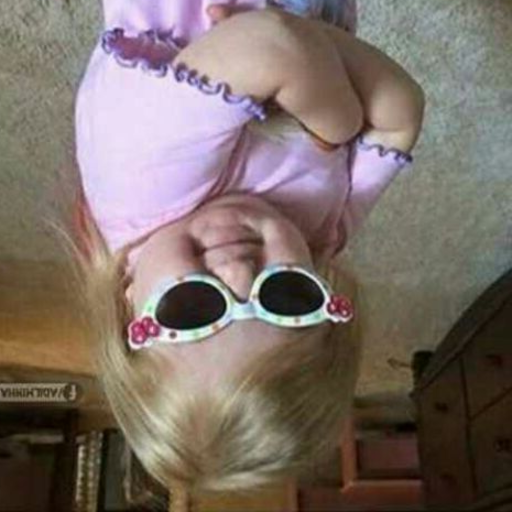
#> input picture Lessons/Week_4/0355372fbd46eef240aeafa1d360cda1.jpg, 512 x 512 px; its folder holds only this picture in this run
$ python camera_calibration_3.py
#> lines starting #> are read from the running program, lines starting #| are printed output that depends on the picture
import cv2
import numpy as np
import glob

# Chessboard dimensions
CHECKERBOARD = (6, 9)

# Prepare object points like (0,0,0), (1,0,0), ...,(5,8,0)
objp = np.zeros((CHECKERBOARD[0]*CHECKERBOARD[1], 3), np.float32)
objp[:,:2] = np.mgrid[0:CHECKERBOARD[0], 0:CHECKERBOARD[1]].T.reshape(-1,2)

objpoints = []  # 3d point in real world
imgpoints = []  # 2d points in image plane

# You could add more images here using glob
images = glob.glob('*.jpg')  # or: images = glob.glob('*.jpg')

for fname in images:
    img = cv2.imread(fname)
#> img is the input picture: shape (512, 512, 3); mean B, G, R 104, 111, 124.1
    img = cv2.resize(img, (400,400))
#> img: shape (400, 400, 3)
    gray = cv2.cvtColor(img, cv2.COLOR_BGR2GRAY)
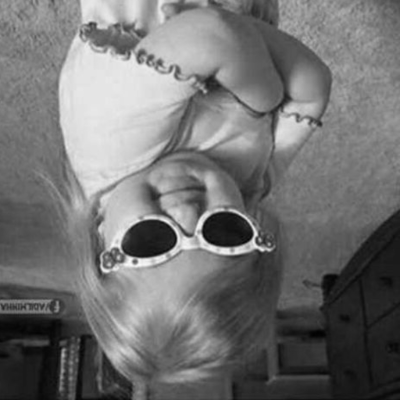
#> gray: shape (400, 400); min 2, max 250, mean 114
    ret, corners = cv2.findChessboardCorners(gray, CHECKERBOARD,
        cv2.CALIB_CB_ADAPTIVE_THRESH +
        cv2.CALIB_CB_FAST_CHECK +
        cv2.CALIB_CB_NORMALIZE_IMAGE)
#> ret = False; corners = None

    if ret == True:
        objpoints.append(objp)
        corners2 = cv2.cornerSubPix(gray, corners, (11,11), (-1,-1),
            criteria = (cv2.TERM_CRITERIA_EPS + cv2.TERM_CRITERIA_MAX_ITER, 30, 0.001))
        imgpoints.append(corners2)
        img_disp = img.copy()
        # draw corners for display
        cv2.drawChessboardCorners(img_disp, CHECKERBOARD, corners2, ret)
        cv2.imshow('Corners', img_disp)
        cv2.waitKey(0)

cv2.destroyAllWindows()

# Calibration: need at least one good set of corners
if len(objpoints) > 0:
    ret, mtx, dist, rvecs, tvecs = cv2.calibrateCamera(objpoints, imgpoints, gray.shape[::-1], None, None)

    print("Camera matrix:\n", mtx)
    print("Distortion coefficients:\n", dist)

    # Undistort the image
    img = cv2.imread(images[0])
    img = cv2.resize(img, (400,400))
    h, w = img.shape[:2]
    newcam_mtx, roi = cv2.getOptimalNewCameraMatrix(mtx, dist, (w,h), 1, (w,h))
    undistorted_img = cv2.undistort(img, mtx, dist, None, newcam_mtx)

    cv2.imwrite('undistorted_result.jpg', undistorted_img)
    cv2.imshow('Undistorted Image', undistorted_img)
    cv2.waitKey(0)
    cv2.destroyAllWindows()
else:
    print("Checkerboard couldn't be found. Please use a clearer image or more images for calibration.")
